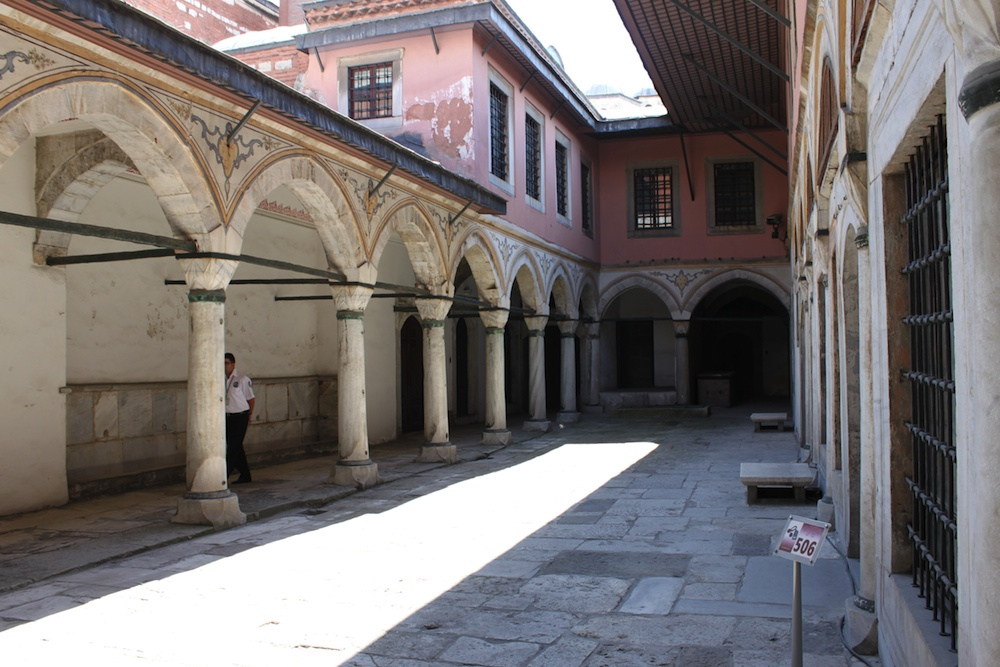
#> input picture texture synthesis and image inpainting/test_im3.jpg, 1000 x 667 px
$ python 3_rgn_filling.py   (Python 2 division)   (older library calls are emulated)
#> lines starting #> are read from the running program, lines starting #| are printed output that depends on the picture
# -*- coding: utf-8 -*-
"""
Created on Mon Mar 27 04:13:31 2017

@author: blerta
"""

from skimage import io
import numpy as np
import scipy
import math
import operator
from sets import Set
from skimage import color
import scipy.misc

def my_gaussian_filter(sz):
    fltr = np.ones((sz,sz))
# [8 lines of commented-out code are left out]
    return fltr

def get_random_window_from_texture(img, ws):
    return (np.random.randint(img.shape[0] - ws),
            np.random.randint(img.shape[1] - ws))

# [116 lines left out: functions find_pixel_value, init_all_region, get_patch, get_confidence, get_data_term, not called in this run]
    #np.gradient(np.array([[3,4,5], [7,8,9]], dtype=np.float))

def make_parts_of_image_black(img):
    omg_rgn = Set()
    conf = {}
    print img.shape[0]
    for ii in range(0,img.shape[0]):
        for jj in range(0,img.shape[1]):
            conf[ii,jj] = 1

# [32 lines of commented-out code are left out]
    for ii in range(458,687):
    #for ii in range(650,687):
        lmt = 1350-int(1.4*ii)
        for jj in range(lmt -int(1.5*ii-458)+100,lmt):
            if jj >=0 and jj < img.shape[1]:
                img[ii,jj] = 0
                omg_rgn.add((ii,jj))
                conf[ii,jj] = 0

    for ii in range(686,687):
        lmt = 1350-int(1.4*ii)
        for jj in range(lmt -int(1.5*ii-458)+100,lmt):
            if jj >=20 and jj < img.shape[1]:
                img[ii,jj] = 0.1
                omg_rgn.discard((ii,jj))
                conf[ii,jj] = 1
    for ii in range(651,687):
        for jj in range(20,21):
            #if jj >=20 and jj < img.shape[1]:
                img[ii,jj] = 0.1
                omg_rgn.discard((ii,jj))
                conf[ii,jj] = 1

    return img, omg_rgn, conf

# [22 lines left out: functions get_neighborhood, find_fill_front, contrast_rgn, not called in this run]

padding=20
img = color.rgb2gray(io.imread('test_im3.jpg'))
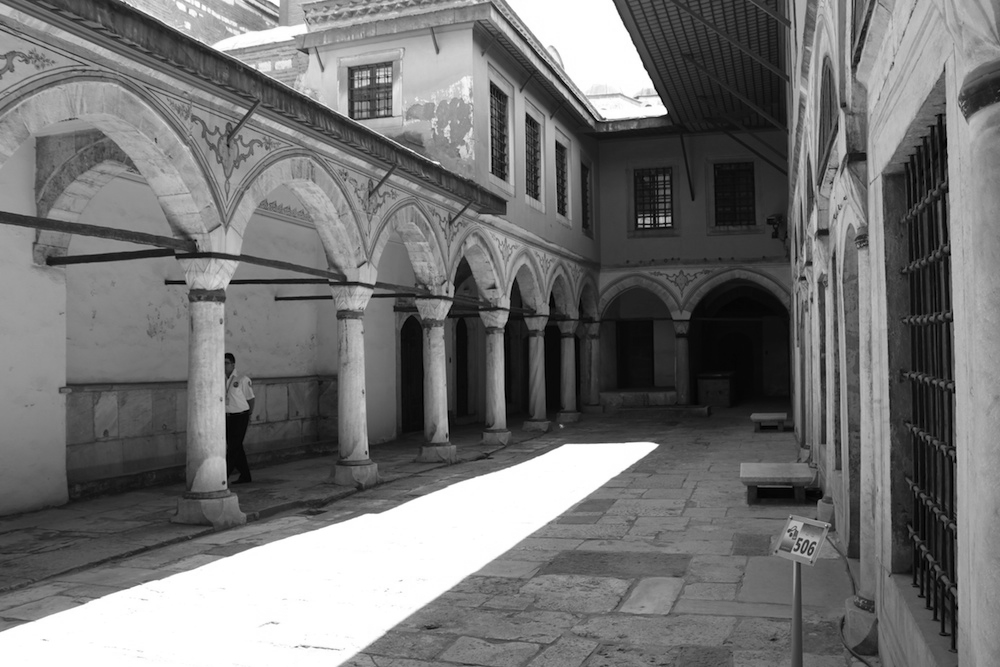
#> img: shape (667, 1000) float64; min 0, max 1, mean 0.455
img = np.pad(img,pad_width=padding, mode='constant', constant_values=0)
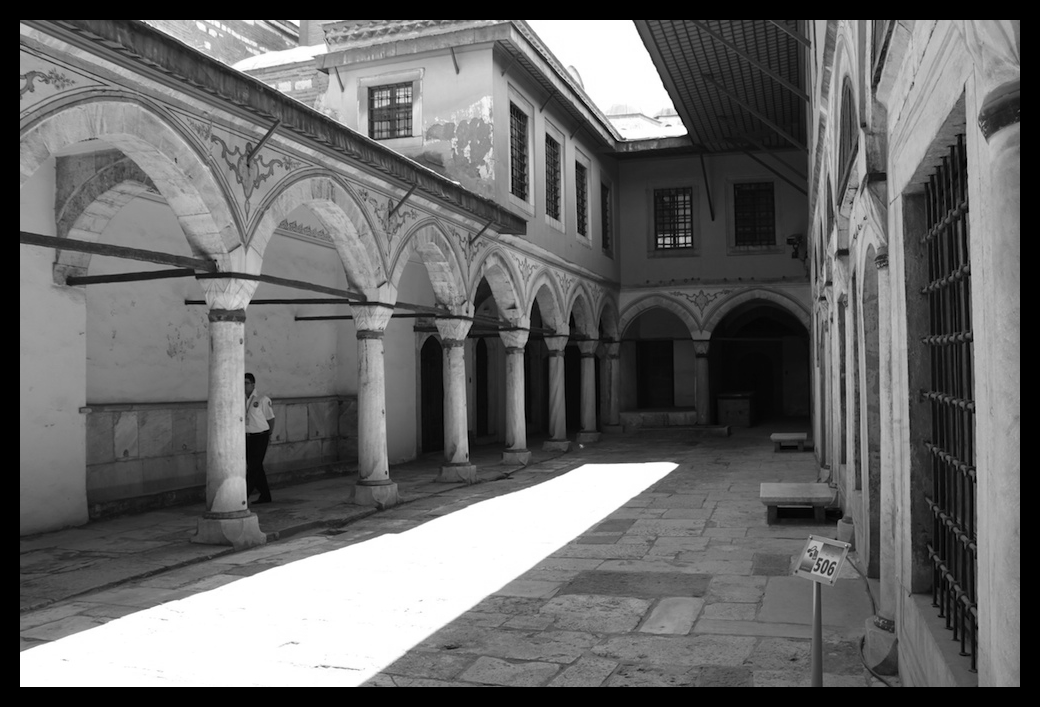
#> img: shape (707, 1040) float64; min 0, max 1, mean 0.413
#print img.shape
#io.imshow(img)
#io.show()

window_size = 23
the_filter = my_gaussian_filter(window_size)
P   = {}
C = {}
D = {}

#> (the run stopped early here; a loop or call above may not have finished)
